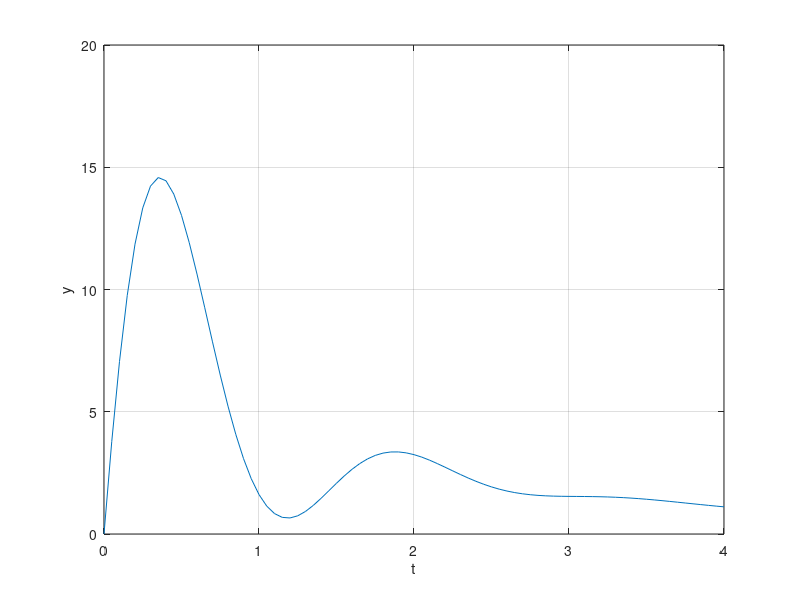

Source code (MATLAB):
dy_dt=@(t,y) 80*exp(-1.6*t)*cos(4*t) - 0.4*y;
[t y] = ode45(dy_dt, 0:0.05:4, 0);
plot(t,y);
grid on
xlabel('t');
ylabel('y');
